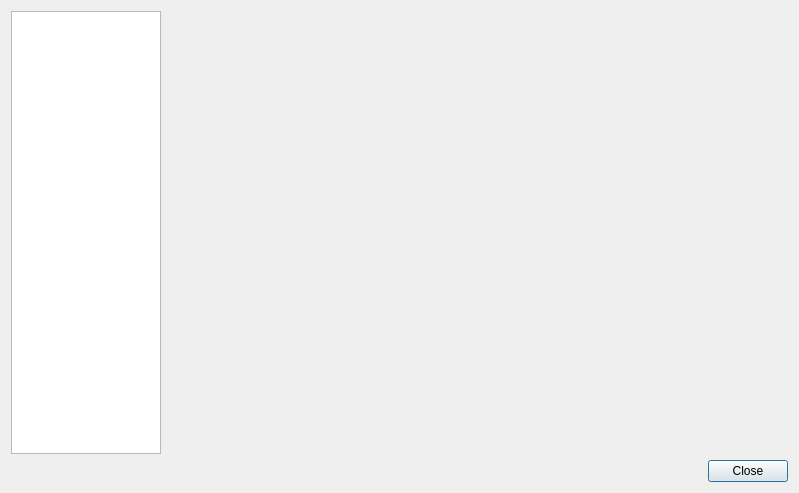
<?xml version="1.0" encoding="UTF-8"?>
<ui version="4.0">
 <class>ControllerMacroDialog</class>
 <widget class="QDialog" name="ControllerMacroDialog">
  <property name="windowModality">
   <enum>Qt::WindowModal</enum>
  </property>
  <property name="geometry">
   <rect>
    <x>0</x>
    <y>0</y>
    <width>799</width>
    <height>493</height>
   </rect>
  </property>
  <property name="sizePolicy">
   <sizepolicy hsizetype="Expanding" vsizetype="Expanding">
    <horstretch>0</horstretch>
    <verstretch>0</verstretch>
   </sizepolicy>
  </property>
  <layout class="QGridLayout" name="gridLayout">
   <item row="0" column="0">
    <widget class="QListWidget" name="portList">
     <property name="sizePolicy">
      <sizepolicy hsizetype="Expanding" vsizetype="Expanding">
       <horstretch>0</horstretch>
       <verstretch>0</verstretch>
      </sizepolicy>
     </property>
     <property name="minimumSize">
      <size>
       <width>150</width>
       <height>0</height>
      </size>
     </property>
     <property name="maximumSize">
      <size>
       <width>150</width>
       <height>16777215</height>
      </size>
     </property>
     <property name="iconSize">
      <size>
       <width>32</width>
       <height>32</height>
      </size>
     </property>
    </widget>
   </item>
   <item row="0" column="1">
    <widget class="QStackedWidget" name="container"/>
   </item>
   <item row="1" column="0" colspan="2">
    <layout class="QHBoxLayout" name="horizontalLayout_2">
     <item>
      <widget class="QDialogButtonBox" name="buttonBox">
       <property name="standardButtons">
        <set>QDialogButtonBox::Close</set>
       </property>
      </widget>
     </item>
    </layout>
   </item>
  </layout>
 </widget>
 <resources>
  <include location="../resources/resources.qrc"/>
 </resources>
 <connections/>
</ui>
